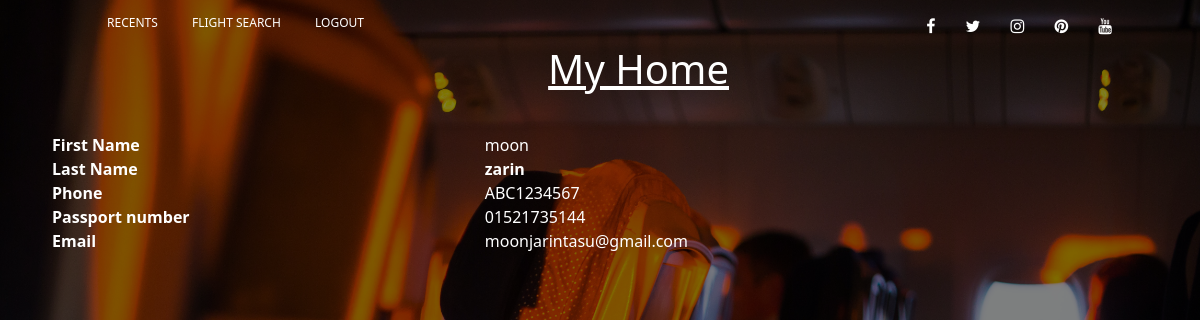
The page /user.php (signed in) on the database its author committed.
### tables this page shows
CREATE TABLE `users` (
  `f_name` varchar(100) NOT NULL,
  `l_name` varchar(10) NOT NULL,
  `passport_id` varchar(100) NOT NULL,
  `phone` varchar(15) NOT NULL,
  `pass` varchar(30) NOT NULL,
  `email` varchar(100) NOT NULL
);

### user.php (the view, shortened to what this page needs)
<!DOCTYPE html>
<html lang="en">
<head>
    <link rel="stylesheet" href="https://cdnjs.cloudflare.com/ajax/libs/font-awesome/4.7.0/css/font-awesome.min.css">
    <link href="https://cdn.jsdelivr.net/npm/bootstrap@5.0.0-beta3/dist/css/bootstrap.min.css" rel="stylesheet">
    <link rel="stylesheet" type="text/css" href="user.css">
</head>
<body>
<nav>
        <ul><li><a href="myRecents.php">RECENTS</a></li>
            <li><a href="userSearch.php">Flight Search</a></li>
            <li><a href="logout.php">Logout</a></li>
        </ul>
        <div class="socialtop">
            <div class="top-social">
                <a href="#"><i class="fa fa-facebook"></i></a>
                <a href="#"><i class="fa fa-twitter"></i></a>
                <a href="#"><i class="fa fa-instagram"></i></a>
                <a href="#"><i class="fa fa-pinterest"></i></a>
                <a href="#"><i class="fa fa-youtube"></i></a>
            </div>
        </div>
</nav>
    <h1><u>My Home</u></h1>
    <div class="container s1">
    <div class="container-fluid row align-items-center">
    <?php
                 require_once('DBconnect.php');
$usermail=$_SESSION['email'];
$query="SELECT * FROM users WHERE email= '$usermail' ";
    $read= mysqli_query($conn,$query);
    $count=mysqli_num_rows($read);
if ($count != 0) {
        while($rd=mysqli_fetch_array($read)){
        $credit=$rd[0];
        $total= $rd[1];
        $id= $rd[2];
        $name= $rd[3];
        $seat= $rd[5];
    ?>
                 <table class="table-dark">
                <tbody>
    <tr><th scope="row">First Name</th>
        <td><?php echo $credit; ?></td></tr>
    <tr><th scope="row">Last Name</th>
      <th><?php echo $total; ?></th></tr>
      <tr><th scope="row">Phone</th>
      <td><?php echo $id; ?></td><tr>
      <tr><th scope="row">Passport number</th>
      <td><?php echo $name; ?></td></tr>
      <tr><th scope="row">Email</th>
        <td><?php echo $seat; ?></td><tr>
      <?php }} ?>
  </tbody>
  </table>

### user.css (style rules this page uses)
* { margin : 0; padding : 0; box-sizing: border-box; }
body { background-image : linear-gradient(rgba(0,0,0,0.5),rgba(0,0,0,0.5)),url(amm.jpg); background-size : cover ; background-position : center; height: 700px; }
nav { background-color :transparent; height : 45px; width : 100%; }
ul { float : left; margin-left: 5%; }
.socialtop { float: right ; margin-right : 5%; }
ul li { margin : 0; padding : 0; position : relative; display: inline-block; }
ul li a { font-size: 12px; font-weight: 400; line-height : 45px; color : #fff; text-decoration : none; text-transform: uppercase; padding : 15px; }
.top-social { padding : 14px 15px; }
.top-social a { padding : 13px; color : #fff; }

### user.php (style rules this page uses)
h1 { text-align:center; color:#fff; }
.s1 { padding: 10px; margin-top:30px; }

### rows shown on the page
users: f_name "moon", l_name "zarin", passport_id "ABC1234567", phone "01521735144", email "moonjarintasu@gmail.com"
